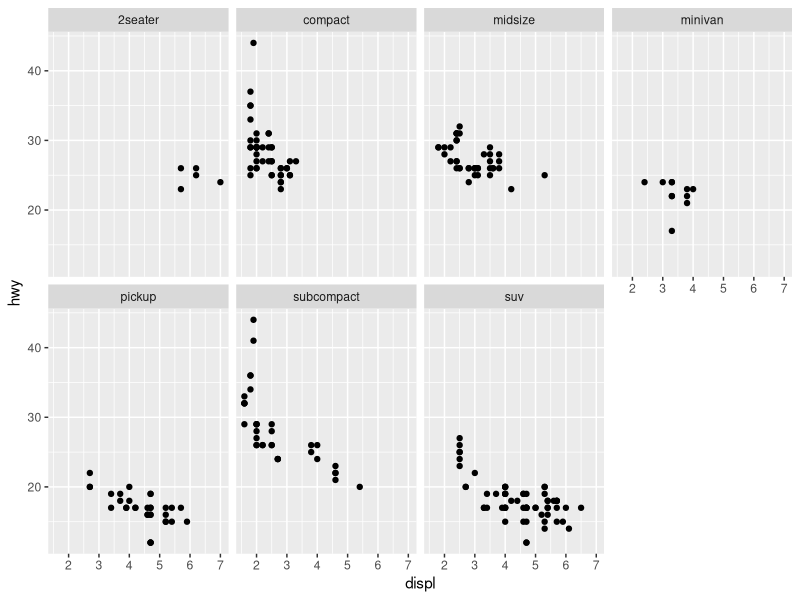
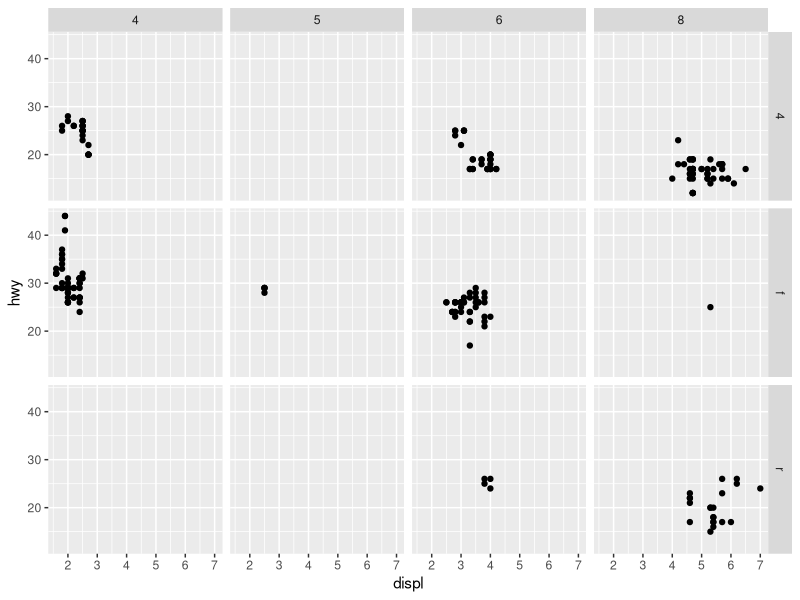
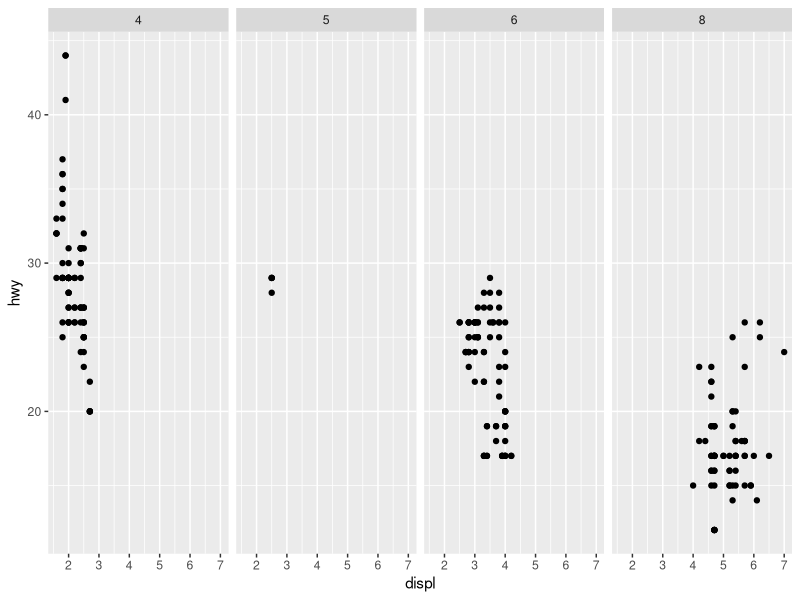
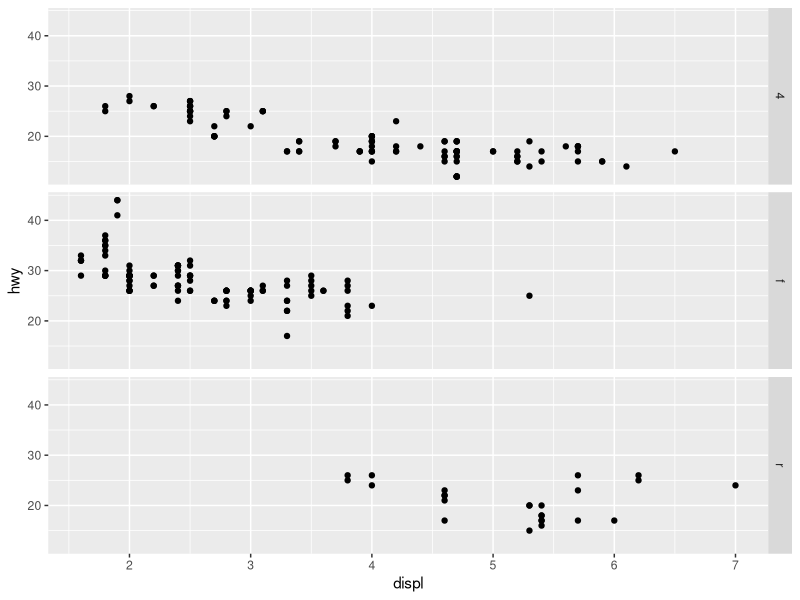
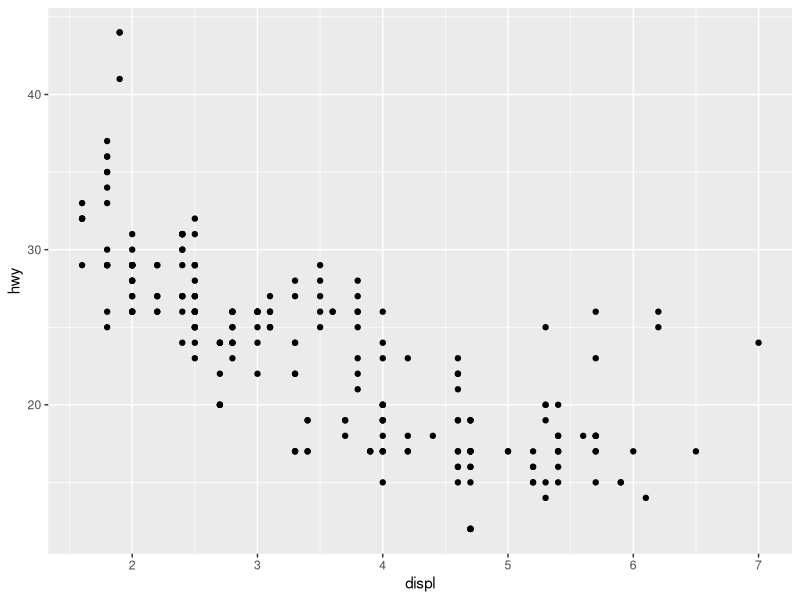
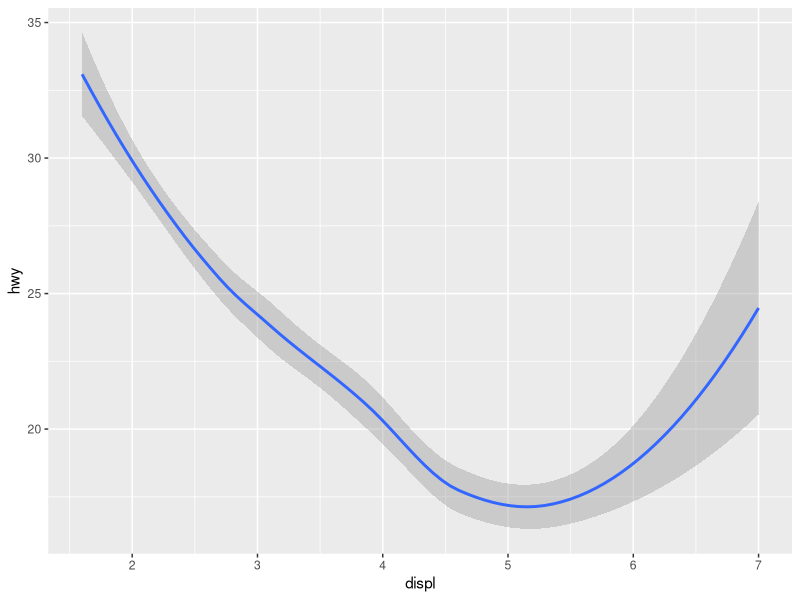
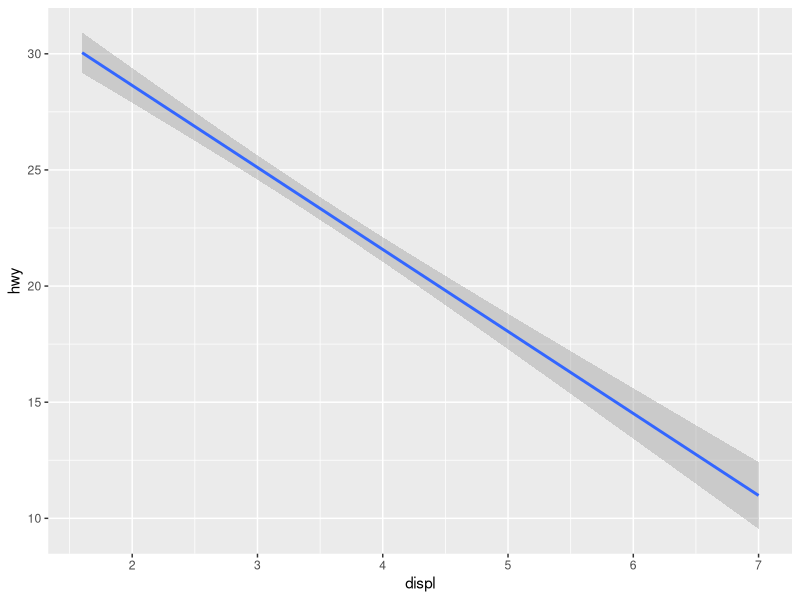
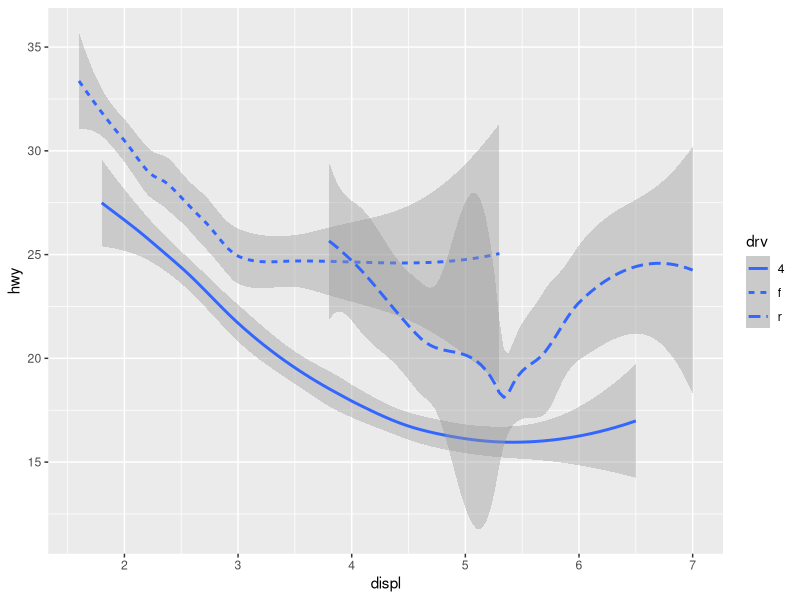

Write R code to recreate these figures, in order.
## ---- chunk 1
knitr::opts_chunk$set(echo = TRUE)
#The first code chunk: ```{r setup, include=FALSE} knitr::opts_chunk$set(echo = TRUE) ``` is used to specify any global settings to be applied to the R Markdown script. The example sets all code chunks as “echo=TRUE”, meaning they will be included in the final rendered version.
library(tidyverse)
## ---- chunk 2
#echo = FALSE prevents code, but not the results from appearing in the finished file. This is a useful way to embed figures. message = FALSE prevents messages that are generated by code from appearing in the finished file.
ggplot(data = mpg) +
    geom_point(mapping = aes(x = displ, y = hwy)) +
    facet_wrap(~ class, nrow = 2)
## ---- chunk 3
#You can insert an R code chunk either using the RStudio toolbar (the Insert button) or the keyboard shortcut Ctrl + Alt + I ( Cmd + Option + I on macOS). There are a large number of chunk options in knitr documented at https://yihui.name/knitr/options.
ggplot(data = mpg) +
    geom_point(mapping = aes(x = displ, y = hwy)) +
    facet_grid(drv ~ cyl)
## ---- chunk 4
#facet_grid() forms a matrix of panels defined by row and column faceting variables. It is most useful when you have two discrete variables, and all combinations of the variables exist in the data. If you have only one variable with many levels, try facet_wrap() .
ggplot(data = mpg) +
    geom_point(mapping = aes(x = displ, y = hwy)) +
    facet_grid(. ~ cyl)
## ---- chunk 5
#The facet approach partitions a plot into a matrix of panels. Each panel shows a different subset of the data.
ggplot(data = mpg) +
    geom_point(mapping = aes(x = displ, y = hwy)) +
    facet_grid(drv ~ .)
## ---- chunk 6
ggplot(data = mpg) +
    geom_point(mapping = aes(x = displ, y =hwy))
## ---- chunk 7
ggplot(data = mpg) +
    geom_smooth(mapping = aes(x = displ, y =hwy))
## ---- chunk 8
ggplot(data = mpg) + 
  geom_smooth(mapping = aes(x = displ, y = hwy), method = 'lm')
## ---- chunk 9
ggplot(data = mpg) + 
    geom_smooth(mapping = aes(x = displ, y = hwy, linetype = drv))
## ---- chunk 10
ggplot(data = mpg) +
  geom_point(mapping = aes(x = displ, y = hwy)) +
  geom_smooth(mapping = aes(x = displ, y = hwy, linetype = drv))
## ---- chunk 11
ggplot(data = mpg) +
  geom_point(mapping = aes(x = displ, y = hwy, color = drv)) +
  geom_smooth(mapping = aes(x =displ, y =hwy, linetype = drv, color = drv))
## ---- chunk 12
ggplot(data = mpg, mapping = aes(x = displ, y = hwy, color = drv)) +
  geom_point() +
  geom_smooth(mapping = aes(linetype = drv))
## ---- chunk 13
ggplot(data = mpg, mapping = aes(x = displ, y = hwy, color = drv,
                                 linetype = drv)) +
  geom_point() +
  geom_smooth()
## ---- chunk 14
ggplot(data = mpg, mapping = aes(x = displ, y = hwy, color = drv,
                                 linetype = drv)) +
  geom_point(mapping = aes(color = class)) +
  geom_smooth()
## ---- chunk 15
ggplot(data = mpg, mapping = aes(x = displ, y = hwy)) +
  geom_point(mapping = aes(color = class)) +
  geom_smooth(data = filter(mpg, class == "subcompact"), se = FALSE)
## ---- chunk 16
summary(diamonds)
ggplot(data = diamonds) +
  geom_bar(mapping = aes(x = cut))
## ---- chunk 17
demo <- tribble(
  ~cut,         ~freq,
  "Fair",       1610,
  "Good",       4906,
  "Very Good",  12082,
  "Premium",    13791,
  "Ideal",      21551
)

ggplot(data = demo) +
  geom_bar(mapping = aes(x = cut, y = freq), stat = "identity")
## ---- chunk 18
ggplot(data = diamonds) +
  geom_bar(mapping = aes(x = cut, fill = clarity))
## ---- chunk 19
ggplot(data = diamonds) +
  geom_bar(mapping = aes(x = cut, fill = clarity), position = "fill")
## ---- chunk 20
ggplot(data = diamonds) +
  geom_bar(mapping = aes(x = cut, fill = clarity), position = "dodge")
## ---- chunk 21
ggplot(data = mpg) +
  geom_point(mapping = aes(x = displ, y = hwy), position = "jitter")
## ---- chunk 22
ggplot(data = mpg) +
  geom_jitter(mapping = aes(x = displ, y = hwy))
